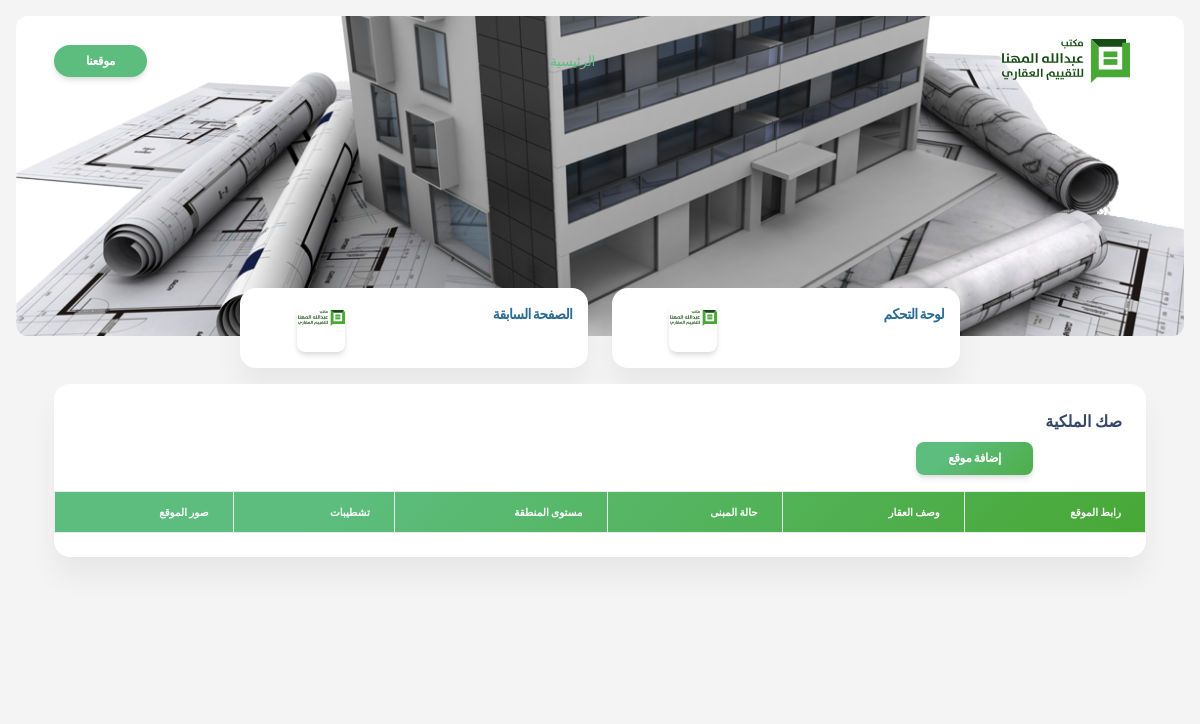
Before: /documents/locations/all with the older database file.
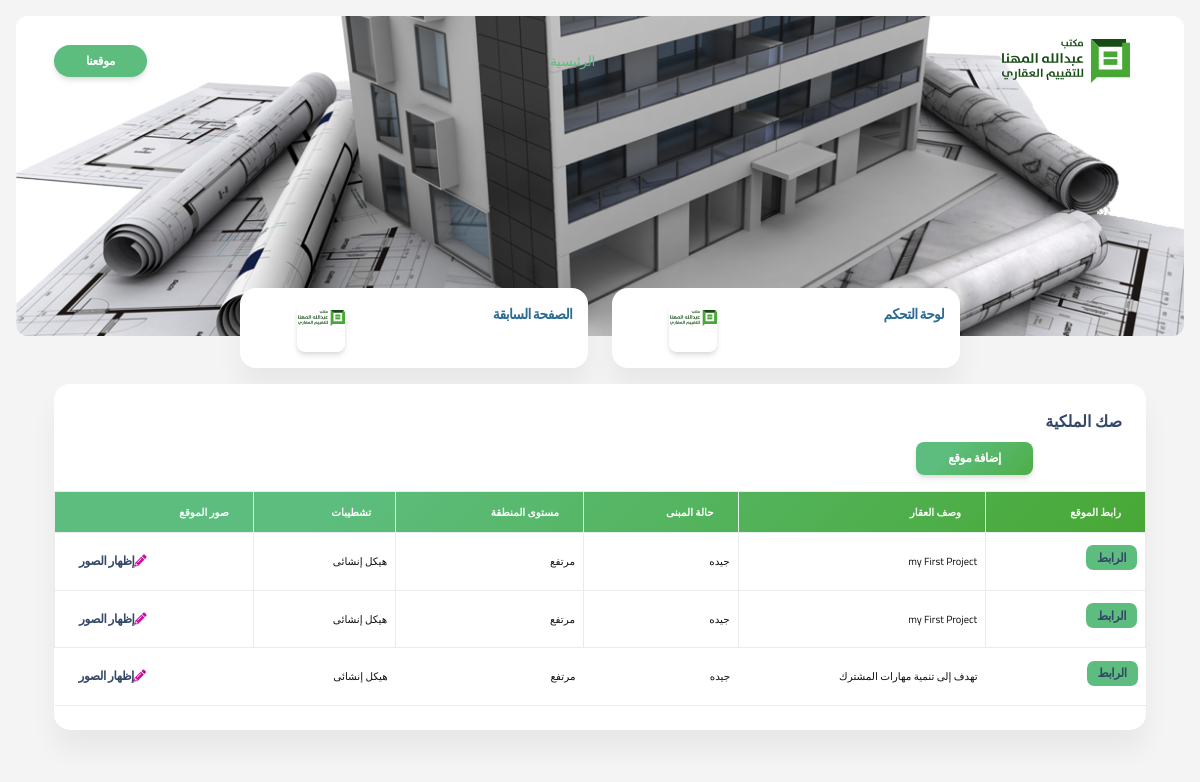
After: the same page with the newer database file.
### documents/models.py (models this page shows)
class Location(models.Model):
    LOCATION_STATUS = (
        (1, 'ممتازة'),
        (2, 'جيده'),
        (3, 'سيئة')
    )
    status = models.SmallIntegerField(null=True, choices=LOCATION_STATUS)
    url = models.URLField(null=True, blank=True)
    description = models.TextField(null=True, blank=True)
    ZONE_LEVEL = (
        (1, 'مرتفع'),
        (2, 'منخفض'),
    )
    zone_level = models.SmallIntegerField(null=True, choices=ZONE_LEVEL)
    FINISHING = (
        (1, 'دهانات'),
        (2, 'هيكل إنشائى'),
        (3, 'الأرضيات')
    )
    finishing = models.SmallIntegerField(null=True, choices=FINISHING)

### documents/views.py (the view)
# urls.py: path('locations/all', views.AllLocations.as_view(), name='all-locations'),
class AllLocations(View):
    def get(self, request):
        data = Location.objects.all()
        return render(request, 'documents/locations/allLocations.html', context={"data": data})

### templates/documents/locations/allLocations.html (shortened to what the changed rows need)
{% extends 'masterpage.html' %}
{% load static %}
{% block body %}
    <section class="min-vh-85 mb-8" style="background-color: #f4f4f4">
        <div class="container">
            <div class="row pt-3">
                <div class="col-12">
                    <div class="card mb-4">
                        <div class="card-body px-0 pt-0 pb-2">
                            <div class="table-responsive">
                                <table class="table align-items-center table-bordered">
                                    <thead class="bg-mahna" style="height: 2vh;">
                                    <tr>
                                        <th class="text-xxs font-weight-bolder text-white">رابط الموقع</th>
                                        <th class="text-xxs font-weight-bolder text-white">وصف العقار</th>
                                        <th class="text-xxs text-white font-weight-bolder">حالة المبنى</th>
                                        <th class="text-xxs font-weight-bolder text-white">مستوى المنطقة</th>
                                        <th class="text-xxs font-weight-bolder text-white"> تشطيبات</th>
                                        <th class="text-xxs font-weight-bolder text-white">صور الموقع</th>
                                    </tr>
                                    </thead>
                                    <tbody>
                                    {% for item in data %}
                                        <tr>
                                            <td>
                                                    <span class="badge badge-sm bg-maal">
                                                      <a href="{{ item.url }}">
                                                          الرابط
                                                      </a>
                                                    </span>
                                            </td>
                                            <td>
                                                <p class="mb-0 text-xxs txt-black">{{ item.description }}</p>
                                            </td>
                                            <td>
                                                <p class="mb-0 text-xxs txt-black">{{ item.get_status_display }}</p>
                                            </td>
                                            <td>
                                                <p class="mb-0 text-xxs txt-black">{{ item.get_zone_level_display }}</p>
                                            </td>
                                            <td>
                                                <p class="mb-0 text-xxs txt-black">{{ item.get_finishing_display }}</p>
                                            </td>
                                             <td class="ms-auto text-start">
                                            <a class="btn btn-link text-dark px-3 mb-0" href=""><i class="fas fa-pencil-alt text-primary me-2" aria-hidden="true"></i>إظهار الصور</a>
                                        </td>
                                        </tr>
                                    {% endfor %}
                                    </tbody>
                                </table>
                            </div>
                        </div>
                    </div>
                </div>
            </div>
        </div>
    </section>
{% endblock body %}

Changed rows visible on the page:
added Location: description "my First Project", status "جيده", zone_level "مرتفع", finishing "هيكل إنشائى"
added Location: description "my First Project", status "جيده", zone_level "مرتفع", finishing "هيكل إنشائى"
added Location: description "تهدف إلى تنمية مهارات المشترك", status "جيده", zone_level "مرتفع", finishing "هيكل إنشائى"
